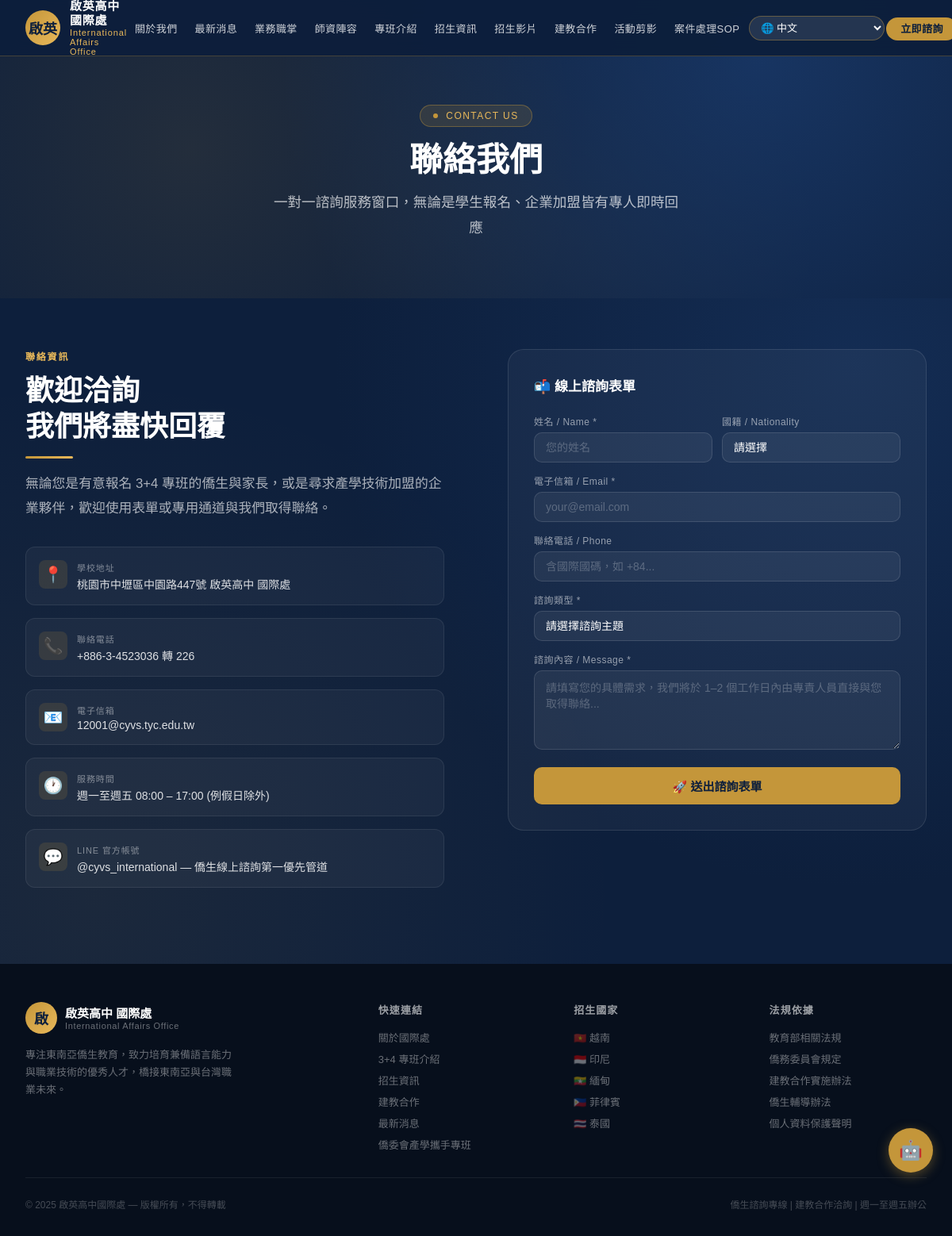
The app's page /contact with its own data.
### models.py (models this page shows, shortened)
class SiteConfig(db.Model):
    id = db.Column(db.Integer, primary_key=True)
    key = db.Column(db.String(100), unique=True, nullable=False)
    value = db.Column(db.Text, nullable=False)
    label = db.Column(db.String(100), nullable=False)

### app.py (the view)
@app.route('/contact')
def contact():
    configs = {c.key: c.value for c in SiteConfig.query.all()}
    return render_template('contact.html', configs=configs)

### templates/contact.html (shortened to what this page needs)
{% extends "base.html" %}
{% block content %}
<section class="hero" style="min-height: auto; padding: 100px 0 40px; background: var(--navy);">
  <div class="hero-pattern"></div>
  <div class="hero-inner" style="grid-template-columns: 1fr; text-align: center; padding: 2rem;">
    <div style="max-width: 800px; margin: 0 auto;">
      <div class="hero-eyebrow" style="margin-bottom: 1rem;">
        <div class="hero-dot"></div>
        <span>CONTACT US</span>
      </div>
      <h1 class="hero-title" style="font-size: clamp(2rem, 3.5vw, 3rem); margin-bottom: 1rem;">聯絡我們</h1>
      <p class="hero-subtitle" style="font-size: 1.1rem; margin-bottom: 0;">一對一諮詢服務窗口，無論是學生報名、企業加盟皆有專人即時回應</p>
    </div>
  </div>
</section>
<section class="section contact" id="contact" style="background: var(--navy); padding-top: 4rem;">
  <div class="section-inner contact-inner">
    <div>
      <div class="section-eyebrow" style="color: var(--gold-light);">聯絡資訊</div>
      <h2 class="section-title" style="color: #fff;">歡迎洽詢<br>我們將盡快回覆</h2>
      <div class="divider"></div>
      <p class="section-desc" style="color: rgba(255,255,255,0.65); margin-bottom: 2rem;">
        無論您是有意報名 3+4 專班的僑生與家長，或是尋求產學技術加盟的企業夥伴，歡迎使用表單或專用通道與我們取得聯絡。
      </p>
      <div class="contact-info">
        <div class="ci-item">
          <div class="ci-icon">📍</div>
          <div class="ci-text">
            <label>學校地址</label>
            <p>{{ configs.get('contact_address', '桃園市中壢區吉林路38號 啟英高中 國際處') }}</p>
          </div>
        </div>
        <div class="ci-item">
          <div class="ci-icon">📞</div>
          <div class="ci-text">
            <label>聯絡電話</label>
            <p>{{ configs.get('contact_phone', '+886-3-4523036 轉 國際事務處') }}</p>
          </div>
        </div>
        <div class="ci-item">
          <div class="ci-icon">📧</div>
          <div class="ci-text">
            <label>電子信箱</label>
            <p>{{ configs.get('contact_email', 'international@cyvs.tyc.edu.tw') }}</p>
          </div>
        </div>
        <div class="ci-item">
          <div class="ci-icon">🕐</div>
          <div class="ci-text">
            <label>服務時間</label>
            <p>{{ configs.get('contact_hours', '週一至週五 08:00 – 17:00 (例假日除外)') }}</p>
          </div>
        </div>
        <div class="ci-item">
          <div class="ci-icon">💬</div>
          <div class="ci-text">
            <label>LINE 官方帳號</label>
            <p>{{ configs.get('contact_line', '@cyvs_international — 僑生線上諮詢第一優先管道') }}</p>
          </div>
        </div>
      </div>
    </div>
    <div class="contact-form">
      <div class="cf-title">📬 線上諮詢表單</div>
      <div class="form-row">
        <div class="form-group">
          <label>姓名 / Name *</label>
          <input type="text" id="f-name" placeholder="您的姓名">
        </div>
        <div class="form-group">
          <label>國籍 / Nationality</label>
          <select id="f-country">
            <option value="">請選擇</option>
          </select>
        </div>
      </div>
      <div class="form-group">
        <label>電子信箱 / Email *</label>
        <input type="email" id="f-email" placeholder="your@email.com">
      </div>
      <div class="form-group">
        <label>聯絡電話 / Phone</label>
        <input type="tel" id="f-phone" placeholder="含國際國碼，如 +84...">
      </div>
      <div class="form-group">
        <label>諮詢類型 *</label>
        <select id="f-type">
          <option value="">請選擇諮詢主題</option>
        </select>
      </div>
      <div class="form-group">
        <label>諮詢內容 / Message *</label>
        <textarea id="f-msg" placeholder="請填寫您的具體需求，我們將於 1–2 個工作日內由專責人員直接與您取得聯絡..."></textarea>
      </div>
      <button type="button" class="form-submit" onclick="submitForm()">🚀 送出諮詢表單</button>
    </div>
  </div>
</section>
{% endblock %}

### templates/base.html (style rules this page uses)
html, body { top: 0px !important; margin-top: 0px !important; position: relative !important; }

### records on screen
SiteConfig: get "桃園市中壢區中園路447號 啟英高中 國際處"
SiteConfig: get "+886-3-4523036 轉 226"
SiteConfig: get "12001@cyvs.tyc.edu.tw"
SiteConfig: get "週一至週五 08:00 – 17:00 (例假日除外)"
SiteConfig: get "@cyvs_international — 僑生線上諮詢第一優先管道"
